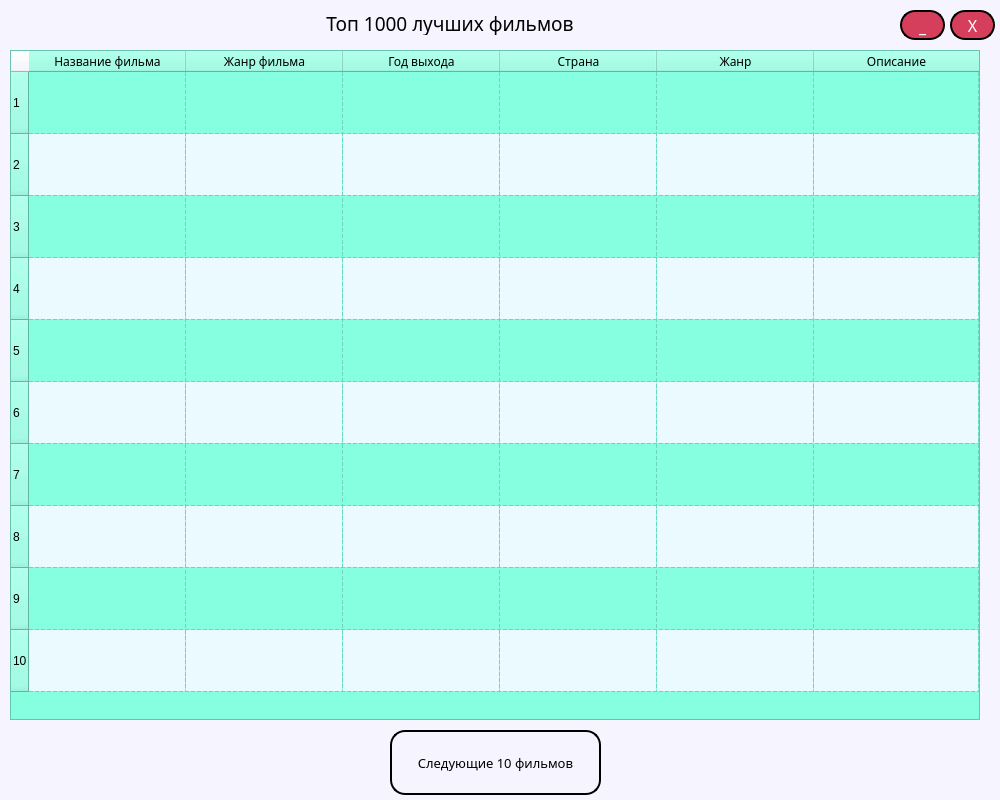
<?xml version="1.0" encoding="UTF-8"?>
<ui version="4.0">
 <class>Form</class>
 <widget class="QWidget" name="Form">
  <property name="geometry">
   <rect>
    <x>0</x>
    <y>0</y>
    <width>1000</width>
    <height>800</height>
   </rect>
  </property>
  <property name="minimumSize">
   <size>
    <width>1000</width>
    <height>800</height>
   </size>
  </property>
  <property name="maximumSize">
   <size>
    <width>1000</width>
    <height>800</height>
   </size>
  </property>
  <property name="windowTitle">
   <string>Form</string>
  </property>
  <property name="styleSheet">
   <string notr="true">background-color: rgb(245, 244, 255);</string>
  </property>
  <widget class="QTableWidget" name="tableWidget">
   <property name="geometry">
    <rect>
     <x>10</x>
     <y>50</y>
     <width>970</width>
     <height>670</height>
    </rect>
   </property>
   <property name="minimumSize">
    <size>
     <width>970</width>
     <height>670</height>
    </size>
   </property>
   <property name="maximumSize">
    <size>
     <width>970</width>
     <height>670</height>
    </size>
   </property>
   <property name="baseSize">
    <size>
     <width>0</width>
     <height>0</height>
    </size>
   </property>
   <property name="font">
    <font>
     <family>Arial</family>
     <pointsize>8</pointsize>
    </font>
   </property>
   <property name="autoFillBackground">
    <bool>false</bool>
   </property>
   <property name="styleSheet">
    <string notr="true">background-color: rgb(134, 255, 225);
alternate-background-color: rgb(234, 250, 255);</string>
   </property>
   <property name="editTriggers">
    <set>QAbstractItemView::NoEditTriggers</set>
   </property>
   <property name="tabKeyNavigation">
    <bool>false</bool>
   </property>
   <property name="showDropIndicator" stdset="0">
    <bool>true</bool>
   </property>
   <property name="dragDropOverwriteMode">
    <bool>true</bool>
   </property>
   <property name="alternatingRowColors">
    <bool>true</bool>
   </property>
   <property name="selectionMode">
    <enum>QAbstractItemView::NoSelection</enum>
   </property>
   <property name="selectionBehavior">
    <enum>QAbstractItemView::SelectItems</enum>
   </property>
   <property name="textElideMode">
    <enum>Qt::ElideLeft</enum>
   </property>
   <property name="showGrid">
    <bool>true</bool>
   </property>
   <property name="gridStyle">
    <enum>Qt::DashLine</enum>
   </property>
   <property name="sortingEnabled">
    <bool>false</bool>
   </property>
   <property name="cornerButtonEnabled">
    <bool>true</bool>
   </property>
   <property name="rowCount">
    <number>10</number>
   </property>
   <property name="columnCount">
    <number>6</number>
   </property>
   <attribute name="horizontalHeaderVisible">
    <bool>true</bool>
   </attribute>
   <attribute name="horizontalHeaderCascadingSectionResizes">
    <bool>false</bool>
   </attribute>
   <attribute name="horizontalHeaderDefaultSectionSize">
    <number>157</number>
   </attribute>
   <attribute name="horizontalHeaderMinimumSectionSize">
    <number>35</number>
   </attribute>
   <attribute name="horizontalHeaderShowSortIndicator" stdset="0">
    <bool>false</bool>
   </attribute>
   <attribute name="horizontalHeaderStretchLastSection">
    <bool>true</bool>
   </attribute>
   <attribute name="verticalHeaderCascadingSectionResizes">
    <bool>false</bool>
   </attribute>
   <attribute name="verticalHeaderDefaultSectionSize">
    <number>62</number>
   </attribute>
   <attribute name="verticalHeaderMinimumSectionSize">
    <number>62</number>
   </attribute>
   <row/>
   <row/>
   <row/>
   <row/>
   <row/>
   <row/>
   <row/>
   <row/>
   <row/>
   <row/>
   <column>
    <property name="text">
     <string>Название фильма</string>
    </property>
    <property name="font">
     <font>
      <family>Arial Black</family>
     </font>
    </property>
    <property name="background">
     <color>
      <red>255</red>
      <green>255</green>
      <blue>255</blue>
     </color>
    </property>
    <property name="foreground">
     <brush brushstyle="SolidPattern">
      <color alpha="255">
       <red>0</red>
       <green>0</green>
       <blue>0</blue>
      </color>
     </brush>
    </property>
   </column>
   <column>
    <property name="text">
     <string>Жанр фильма</string>
    </property>
    <property name="font">
     <font>
      <family>Arial Black</family>
     </font>
    </property>
   </column>
   <column>
    <property name="text">
     <string>Год выхода</string>
    </property>
    <property name="font">
     <font>
      <family>Arial Black</family>
     </font>
    </property>
   </column>
   <column>
    <property name="text">
     <string>Страна</string>
    </property>
    <property name="font">
     <font>
      <family>Arial Black</family>
     </font>
    </property>
   </column>
   <column>
    <property name="text">
     <string>Жанр</string>
    </property>
    <property name="font">
     <font>
      <family>Arial Black</family>
     </font>
    </property>
   </column>
   <column>
    <property name="text">
     <string>Описание</string>
    </property>
    <property name="font">
     <font>
      <family>Arial Black</family>
     </font>
    </property>
   </column>
  </widget>
  <widget class="QToolButton" name="tBtn_minimaze">
   <property name="geometry">
    <rect>
     <x>900</x>
     <y>10</y>
     <width>45</width>
     <height>30</height>
    </rect>
   </property>
   <property name="minimumSize">
    <size>
     <width>45</width>
     <height>30</height>
    </size>
   </property>
   <property name="maximumSize">
    <size>
     <width>45</width>
     <height>30</height>
    </size>
   </property>
   <property name="font">
    <font>
     <family>Arial Black</family>
     <pointsize>13</pointsize>
     <weight>75</weight>
     <bold>true</bold>
    </font>
   </property>
   <property name="styleSheet">
    <string notr="true">QToolButton {
	border-radius: 15px;
	border: 2px solid black;
	background-color: rgb(213, 63, 91);
	color: white;
}
QToolButton:hover {
	border: 2px solid black;
	background-color: red;
	color: white;
}
QToolButton:pressed {
	border: 2px solid black;
	color: white;
	background-color: rgb(184, 21, 32);
}</string>
   </property>
   <property name="text">
    <string>_</string>
   </property>
   <property name="iconSize">
    <size>
     <width>20</width>
     <height>20</height>
    </size>
   </property>
  </widget>
  <widget class="QToolButton" name="tBtn_closeWindow">
   <property name="geometry">
    <rect>
     <x>950</x>
     <y>10</y>
     <width>45</width>
     <height>30</height>
    </rect>
   </property>
   <property name="minimumSize">
    <size>
     <width>45</width>
     <height>30</height>
    </size>
   </property>
   <property name="maximumSize">
    <size>
     <width>45</width>
     <height>30</height>
    </size>
   </property>
   <property name="font">
    <font>
     <family>Arial Black</family>
     <pointsize>12</pointsize>
     <weight>50</weight>
     <bold>false</bold>
    </font>
   </property>
   <property name="styleSheet">
    <string notr="true">QToolButton {
	border-radius: 15px;
	border: 2px solid black;
	background-color: rgb(213, 63, 91);
	color: white;
}
QToolButton:hover {
	border: 2px solid black;
	background-color: red;
	color: white;
}
QToolButton:pressed {
	border: 2px solid black;
	color: white;
	background-color: rgb(184, 21, 32);
}</string>
   </property>
   <property name="text">
    <string>X</string>
   </property>
   <property name="iconSize">
    <size>
     <width>20</width>
     <height>20</height>
    </size>
   </property>
  </widget>
  <widget class="QLabel" name="label">
   <property name="geometry">
    <rect>
     <x>10</x>
     <y>10</y>
     <width>880</width>
     <height>25</height>
    </rect>
   </property>
   <property name="font">
    <font>
     <family>Arial Black</family>
     <pointsize>14</pointsize>
    </font>
   </property>
   <property name="text">
    <string>Топ 1000 лучших фильмов</string>
   </property>
   <property name="alignment">
    <set>Qt::AlignHCenter|Qt::AlignTop</set>
   </property>
  </widget>
  <widget class="QPushButton" name="btn_enter">
   <property name="geometry">
    <rect>
     <x>390</x>
     <y>730</y>
     <width>211</width>
     <height>65</height>
    </rect>
   </property>
   <property name="minimumSize">
    <size>
     <width>211</width>
     <height>65</height>
    </size>
   </property>
   <property name="maximumSize">
    <size>
     <width>211</width>
     <height>65</height>
    </size>
   </property>
   <property name="font">
    <font>
     <family>Arial Black</family>
     <pointsize>10</pointsize>
    </font>
   </property>
   <property name="styleSheet">
    <string notr="true">QPushButton {
	border-radius: 15px;
	border: 2px solid black;
}
QPushButtonn:hover {
	border: 2px solid black;
	background-color: rgb(158, 158, 158);
}
QPushButton:pressed {
	border: 2px solid black;
	background-color: rgb(255, 82, 105);
}</string>
   </property>
   <property name="text">
    <string>Следующие 10 фильмов</string>
   </property>
  </widget>
 </widget>
 <resources/>
 <connections/>
</ui>
